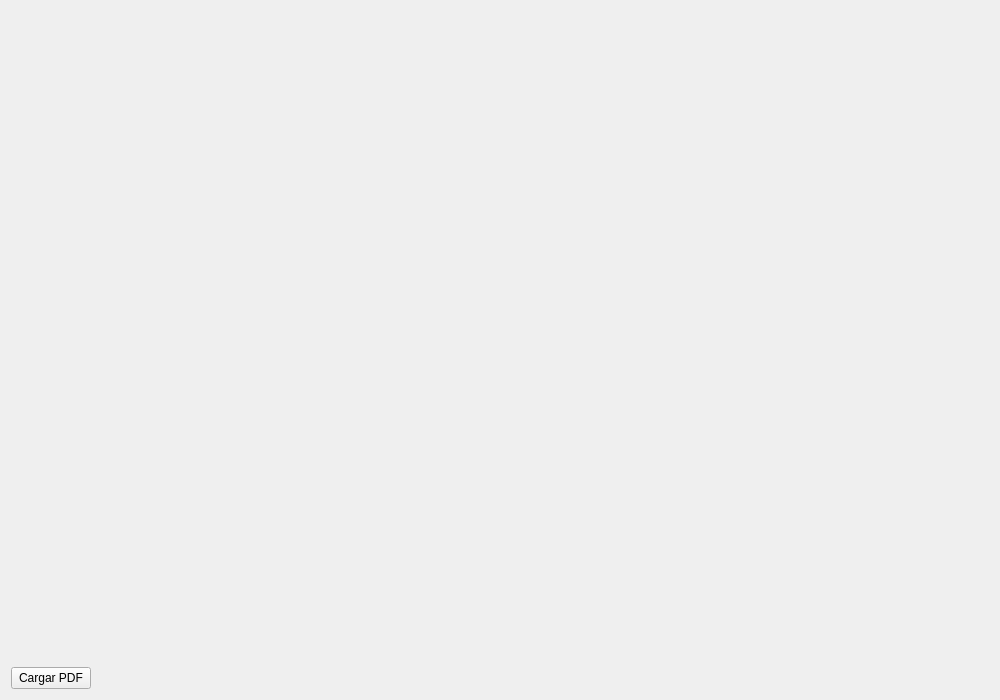
<?xml version="1.0" encoding="UTF-8"?>
<ui version="4.0">
 <class>PDFWebViewer</class>
 <widget class="QWidget" name="PDFWebViewer">
  <property name="geometry">
   <rect>
    <x>0</x>
    <y>0</y>
    <width>1000</width>
    <height>700</height>
   </rect>
  </property>
  <property name="windowTitle">
   <string>Visor PDF</string>
  </property>
  <layout class="QVBoxLayout" name="verticalLayout">
   <item>
    <widget class="QWidget" name="widgetPlaceholder" native="true">
     <property name="sizePolicy">
      <sizepolicy hsizetype="Expanding" vsizetype="Expanding">
       <horstretch>0</horstretch>
       <verstretch>0</verstretch>
      </sizepolicy>
     </property>
    </widget>
   </item>
   <item>
    <layout class="QHBoxLayout" name="horizontalLayout">
     <item>
      <widget class="QPushButton" name="btnCargarPDF">
       <property name="text">
        <string>Cargar PDF</string>
       </property>
      </widget>
     </item>
     <item>
      <spacer name="horizontalSpacer">
       <property name="orientation">
        <enum>Qt::Horizontal</enum>
       </property>
       <property name="sizeHint" stdset="0">
        <size>
         <width>40</width>
         <height>20</height>
        </size>
       </property>
      </spacer>
     </item>
    </layout>
   </item>
  </layout>
 </widget>
 <resources/>
 <connections/>
</ui>
